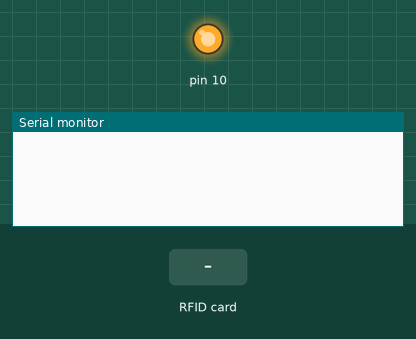
Bench run of a sketch on a simulated Arduino Uno, built with avr-gcc and run on an emulated ATmega328P. Shown: output pins drawn as LEDs (lit = HIGH), the last lines printed to the serial monitor. The test bench sets the inputs (shaded band).

Above: at 1.2 s.
1.3 s: RFID card F4 4B F4 2A held to the reader
At 2.0 s:
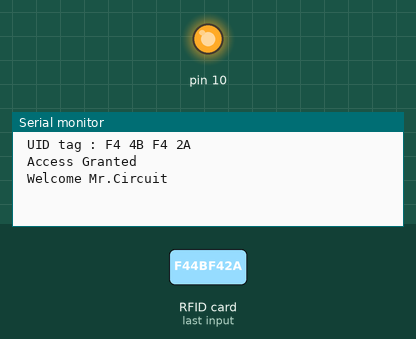
2.8 s: RFID card 5E 7A 19 C4 held to the reader
At 3.9 s:
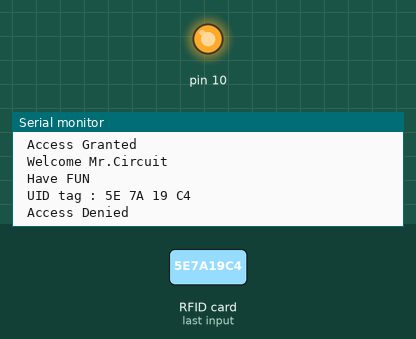

Measured:
- after the input at 1.3 s, the serial monitor: prints a new line at once (image 1)
- after the input at 2.8 s, the serial monitor: prints a new line at once (image 2)

The sketch:

shashankproject.ino
```cpp
#include <SPI.h>
#include <MFRC522.h>
#define SS_PIN 4 //D2
#define RST_PIN 5 //D1
MFRC522 mfrc522(SS_PIN, RST_PIN);
void setup() {
 Serial.begin(9600);
 SPI.begin();
 mfrc522.PCD_Init();
}
void loop(){
 if (!mfrc522.PICC_IsNewCardPresent())
 return;
 if (!mfrc522.PICC_ReadCardSerial())
 return;
 Serial.println();
 Serial.print(" UID tag :");
 String content = "";
 byte letter;
 for (byte i = 0; i < mfrc522.uid.size; i++)
 {
 Serial.print(mfrc522.uid.uidByte[i] < 0x10 ? " 0" : " ");  Serial.print(mfrc522.uid.uidByte[i], HEX);
content.concat(String(mfrc522.uid.uidByte[i]<0x10?" 0":" "));  content.concat(String(mfrc522.uid.uidByte[i], HEX));  }
 content.toUpperCase();
 Serial.println();
 if (content.substring(1) == "F4 4B F4 2A") {
 Serial.println(" Access Granted \n Welcome Mr.Circuit");  delay(1000);
 Serial.println(" Have FUN \n");
 }
 else {
 Serial.println(" Access Denied ");
// delay(3000);
 }
}
```
